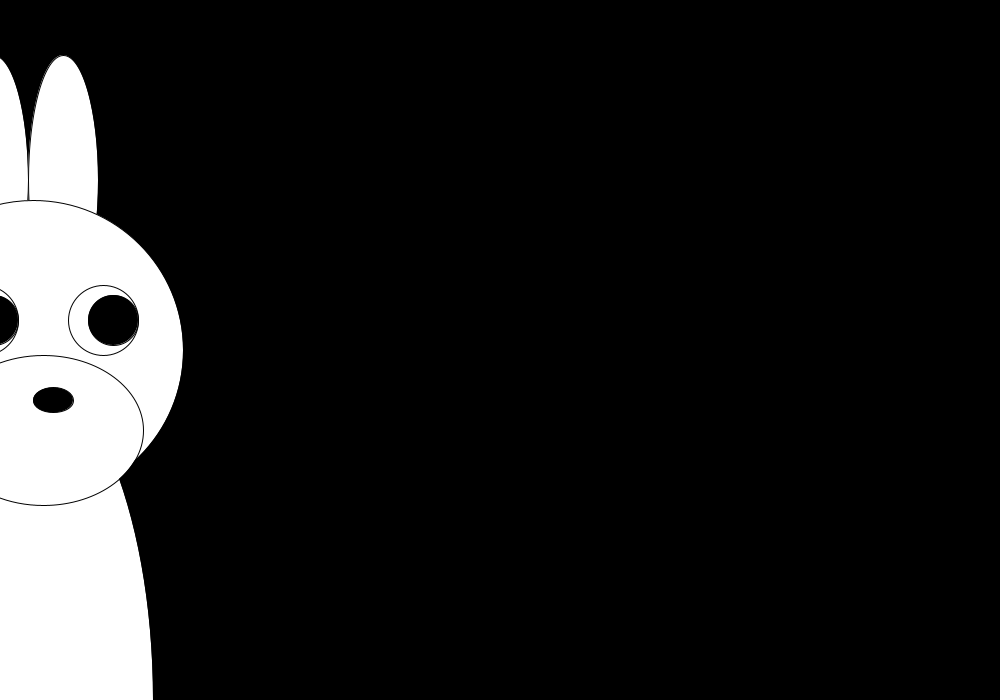
Frame 1 (no input)
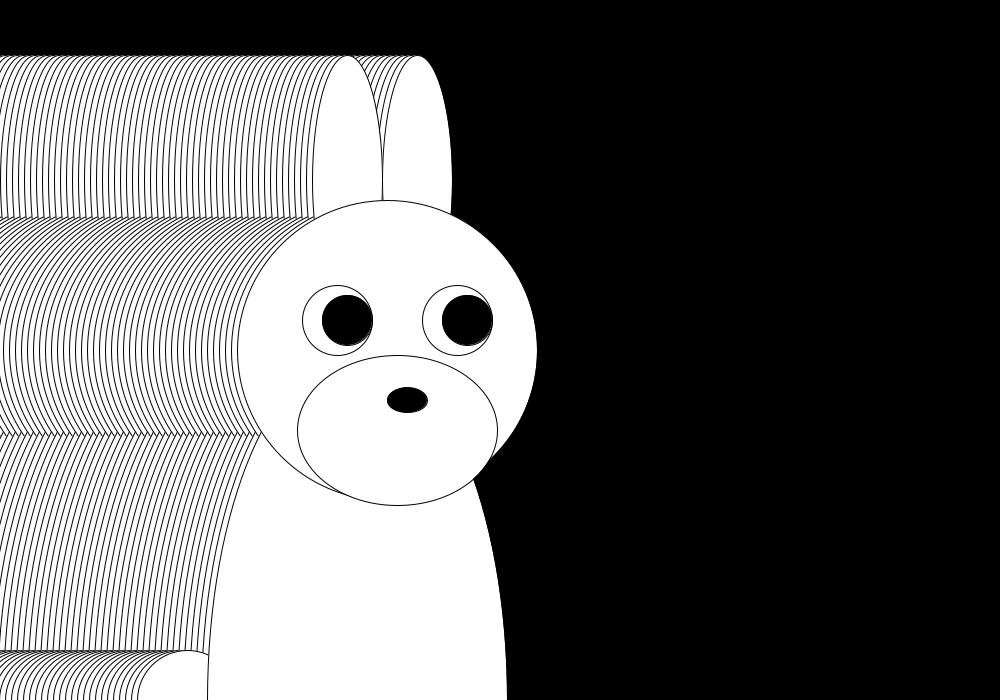
Frame 60 (the mouse pressed at the canvas centre just before this capture)
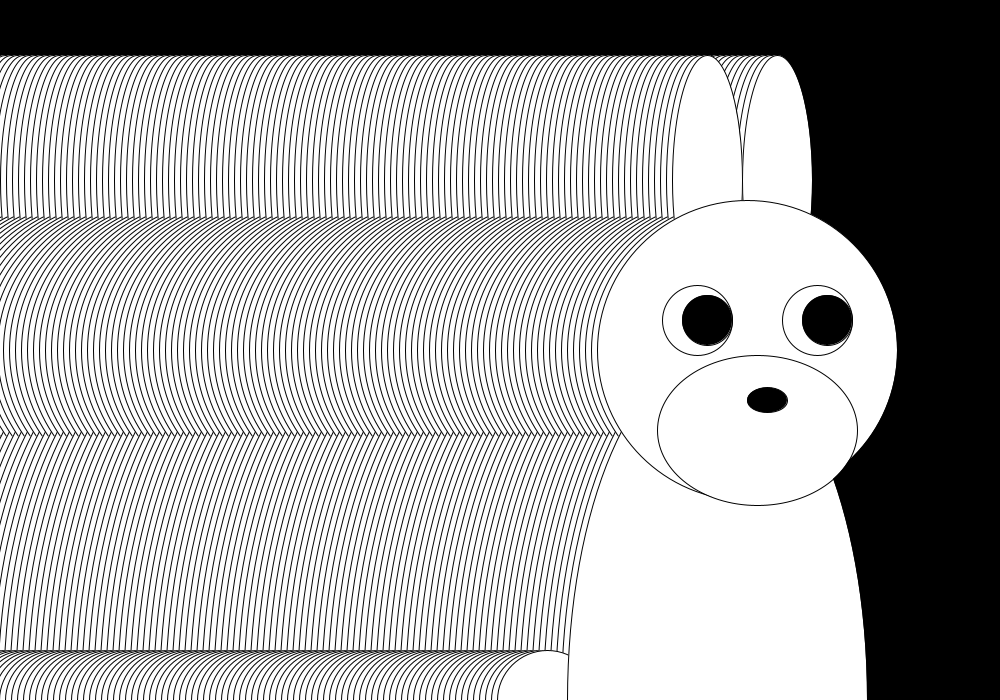
Frame 120 (the mouse held since frame 60 and released just before this capture)

The Processing sketch that drew these frames (run headless with seeded random() and noise(); from frame 60 on, the mouse is pressed at the canvas centre):

// Processing sketch: sketch_240918d
// ── sketch_240918d.pde
int speed=3;
int x=0;
boolean flipped = false;

void setup() {
  size(1000, 700);
  background(0);
}

void draw() {
  x=x+speed;
  fill(255);
  circle(x-170, 700, 100); //꼬리
  ellipse(x, 700, 300, 700); //몸
  ellipse(x-10, 180, 70, 250); //귀
  ellipse(x+60, 180, 70, 250); //귀
  circle(x+30, 350, 300); //얼굴
  ellipse(x+40, 430, 200, 150); // 얼굴 앞
  circle(x+100, 320, 70); //눈
  circle(x-20, 320, 70); //눈
  fill(0);
  ellipse(x+50, 400, 40, 25); //코
  circle(x-10, 320, 50); //눈알
  circle(x+110, 320, 50); //눈알
  
  if (flipped) {
    scale(-1, 1);
    translate(-width, 0);
  }
  x += (flipped ? -speed : speed);
  
    if (x > width) {
    x = width;
  } else if (x < 0) {
    x = 0;
  }
}

void mousePressed (){
 if (mouseButton == LEFT) {
    flipped = !flipped;}
    background(mouseX, mouseY, 0);

}
